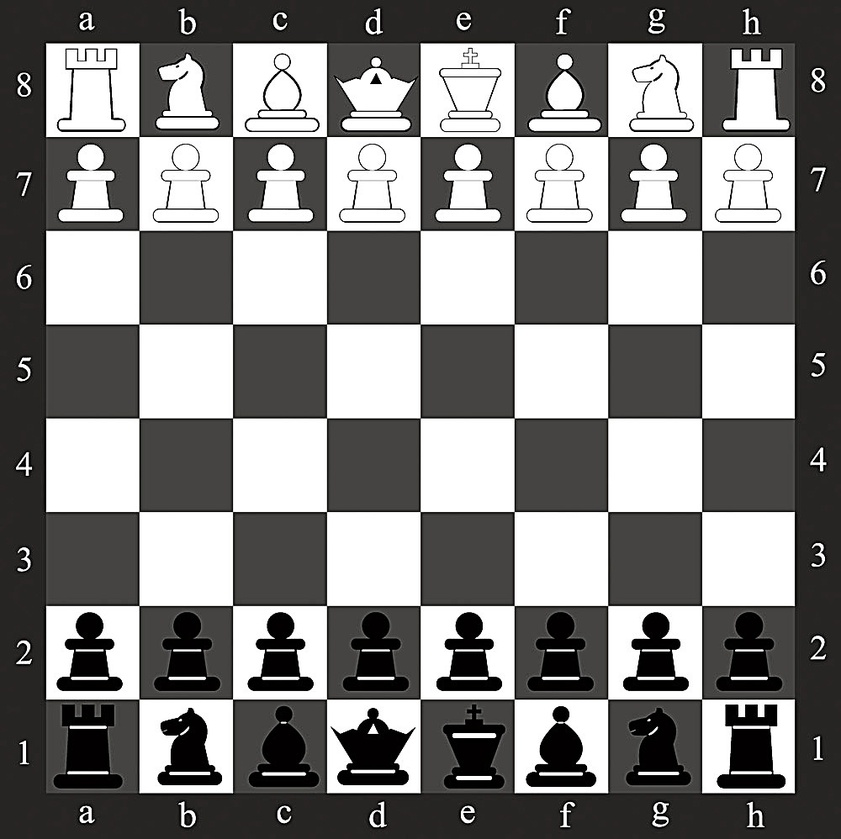
#> input picture ai/opencv/images/chess.jpg, 841 x 839 px, shrunk from 1000 x 998 before the run
$ python adaptive_thresholding.py
#> lines starting #> are read from the running program, lines starting #| are printed output that depends on the picture; after the words box and inside, x2 and y2 are one past the last pixel; in counts of white or black regions, pixels touching at a corner belong together
#!/usr/bin/env python3
# -*- coding:utf-8 -*-
# author: bigfoolliu


"""
图片的自适应阈值

计算图像的小区域额阈值，为同一图像的不同区域计算不同的阈值
可以得到不同明亮度的图像提供更好的结果

cv2.ADAPTIVE_THRESH_MEAN_C：阈值是邻域的平均值。
cv2.ADAPTIVE_THRESH_GAUSSIAN_C：阈值是邻域值的加权和，其中权重是高斯窗口。
"""
import cv2
import numpy as np
from matplotlib import pyplot as plt


img = cv2.imread("../images/chess.jpg", 0)
#> img: shape (839, 841); min 0, max 255, mean 128.6
img = cv2.medianBlur(img, 5)
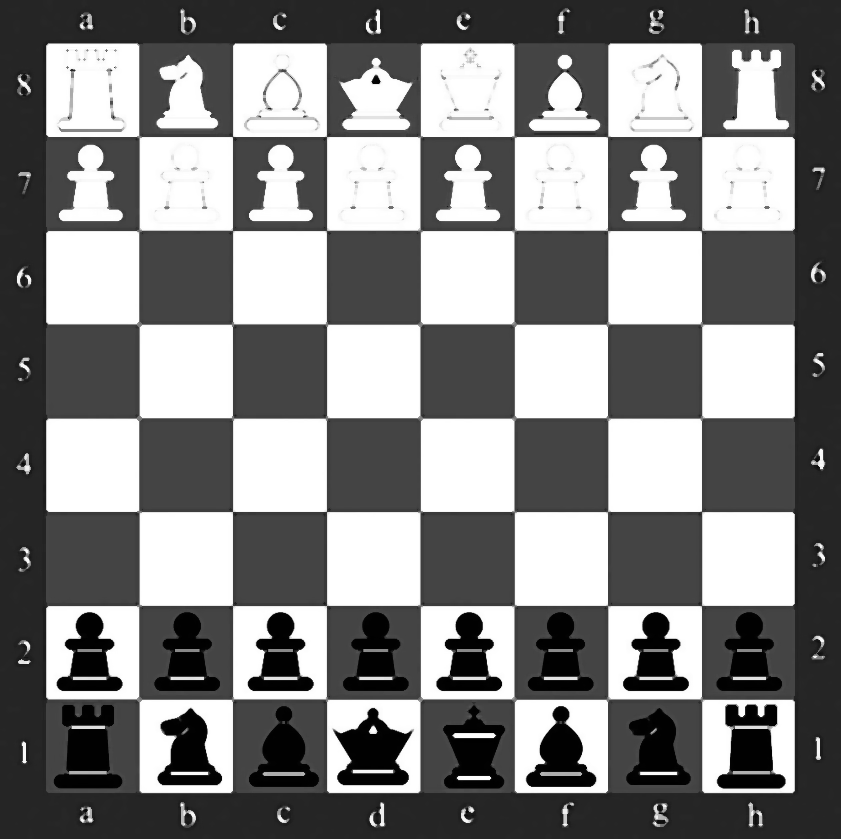
#> img: shape (839, 841); min 0, max 255, mean 130.7

ret, th1 = cv2.threshold(img, 127, 255, cv2.THRESH_BINARY)
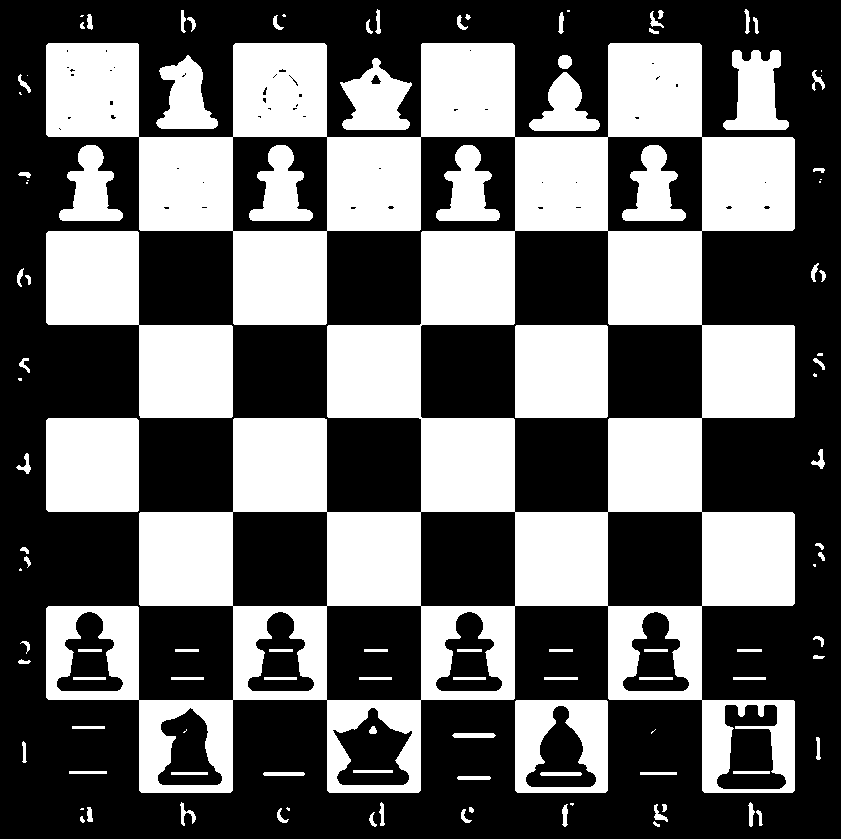
#> th1: shape (839, 841); 40.1% white; 113 white regions (21 under 20 px), largest, box (x1, y1, x2, y2) and area: (46, 43, 795, 793) 214631, (46, 231, 233, 418) 17473, (46, 418, 139, 512) 8732
th2 = cv2.adaptiveThreshold(img, 255, cv2.ADAPTIVE_THRESH_MEAN_C, cv2.THRESH_BINARY, 11, 2)
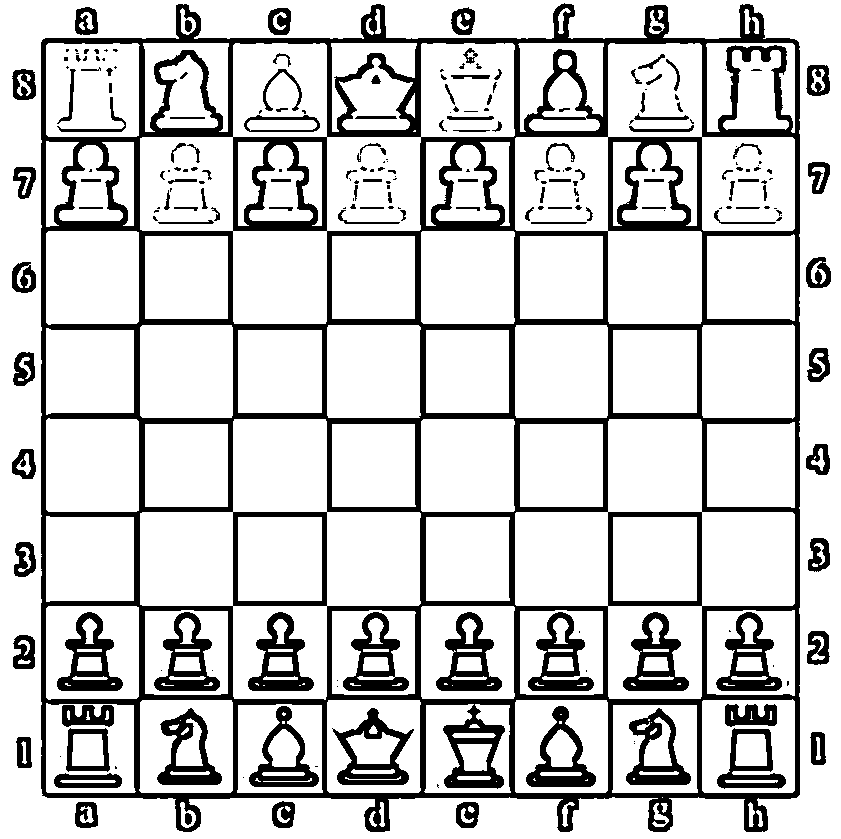
#> th2: shape (839, 841); 80.3% white; 223 black regions (94 under 20 px), largest, box (x1, y1, x2, y2) and area: (41, 3, 800, 832) 89549, (332, 708, 414, 785) 2324, (248, 612, 314, 691) 2213
th3 = cv2.adaptiveThreshold(img, 255, cv2.ADAPTIVE_THRESH_GAUSSIAN_C, cv2.THRESH_BINARY, 11, 2)
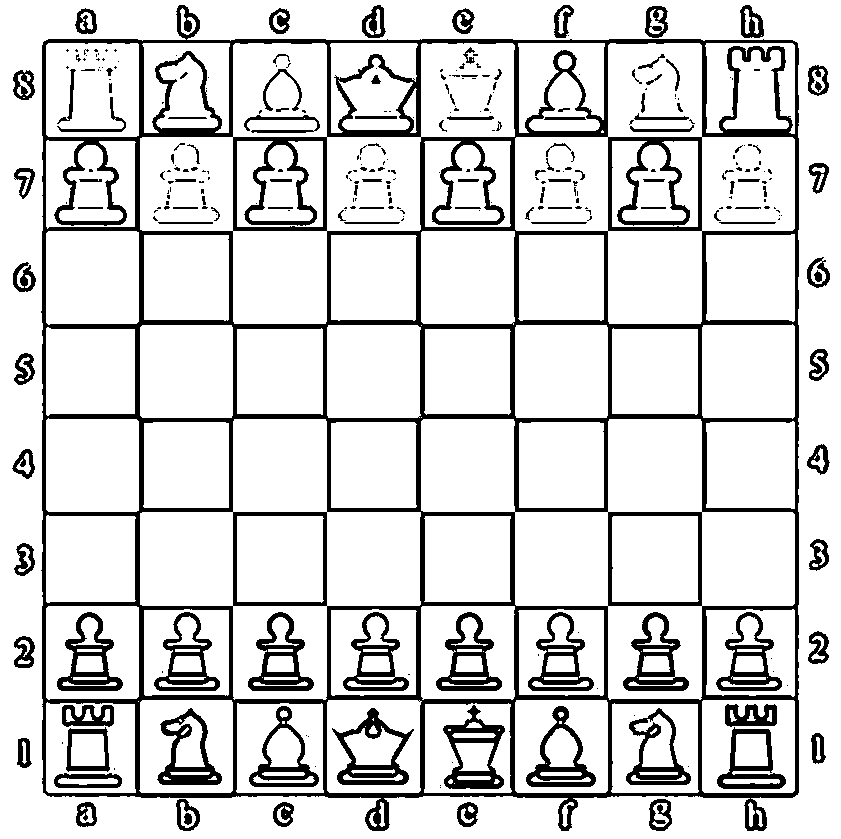
#> th3: shape (839, 841); 84% white; 309 black regions (184 under 20 px), largest, box (x1, y1, x2, y2) and area: (41, 5, 799, 831) 67788, (332, 708, 414, 785) 2013, (443, 705, 505, 789) 1981

titles = ["original image", "global thresholding(v=127)", "adaptive mean thresholding",
          "adaptive gaussian thresholding"]
images = [img, th1, th2, th3]


for i in range(4):
    plt.subplot(2, 2, i+1)
    plt.imshow(images[i], "gray")
    plt.title(titles[i])
    plt.xticks([])
    plt.yticks([])


plt.show()

$ run again, with ai/opencv/images/gradient.jpg copied over ai/opencv/images/chess.jpg
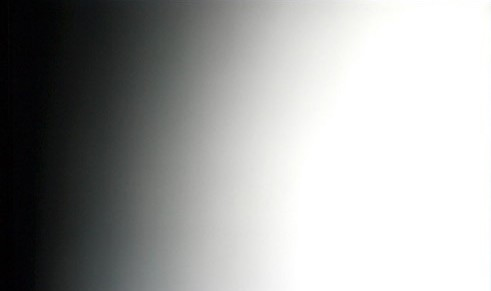
#> input picture ai/opencv/images/gradient.jpg, 491 x 291 px
#> `ret, th1 = cv2.threshold(img, 127, 255, cv2.THRESH_BINARY)`:
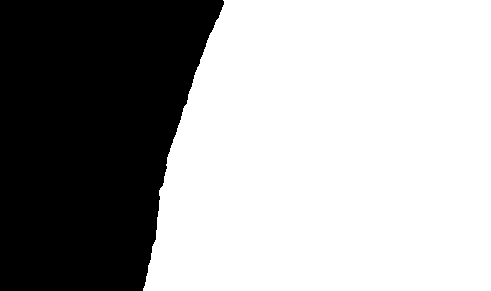
#> th1: shape (291, 491); 63.9% white; 1 black region, box (x1, y1, x2, y2) and area: (0, 0, 224, 291) 51518
#> th2: shape (291, 491); 99.7% white; black in thin lines or dots
#> th3: shape (291, 491); 99.9% white; black in thin lines or dots
#> `plt.show()`:
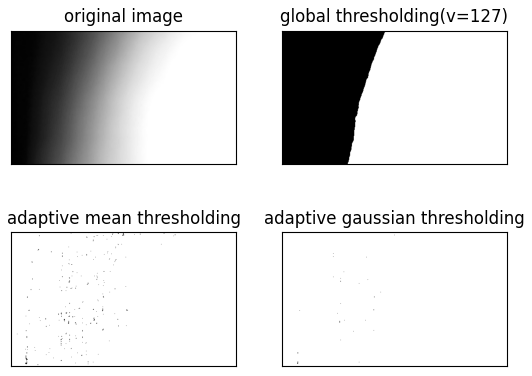
#> figure drawn by matplotlib, 4 panels
